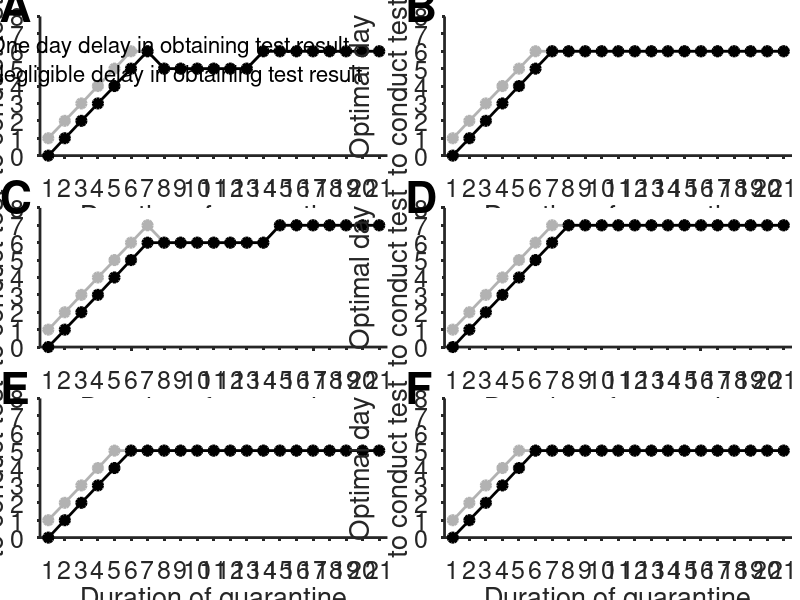

Write the MATLAB code that produced this figure.
%Produces the plot of the optimal testing day
clear;
close all;
load('TestingonDayt_21DayQ.mat')
DTest=zeros(21,1);
DCT=zeros(21,1);

DTestDelay=zeros(21,1);
DCTDelay=zeros(21,1);

tL=2.9; % Baseline latent period

for ii=1:21
    IDSLT=IDSL(tLv==tL);
    RTotT=RTot(tLv==tL);
    qmmt=qmm(tLv==tL);
    dtmmt=dtmm(tLv==tL);
    f=find(qmmt==ii);
    fc=find(qmmt==ii);
    temp=zeros(ii+1,1);
    temp2=zeros(ii+1,1);
    for jj=0:ii
        ft=find(dtmmt(f)==jj);
        temp(jj+1)=IDSLT(f(ft));
        ft=find(dtmmt(fc)==jj);
        temp2(jj+1)=RTotT(fc(ft));
    end
    DTest(ii)=find(temp==min(temp),1)-1;
    DCT(ii)=find(temp2==min(temp2),1)-1;
    
    
    temp=zeros(ii,1);
    temp2=zeros(ii,1);
    for jj=0:(ii-1)
        ft=find(dtmmt(f)==jj);
        temp(jj+1)=IDSLT(f(ft));
        ft=find(dtmmt(fc)==jj);
        temp2(jj+1)=RTotT(fc(ft));
    end
    DTestDelay(ii)=find(temp==min(temp),1)-1;
    DCTDelay(ii)=find(temp2==min(temp2),1)-1;
end

figure('units','normalized','outerposition',[0 0 1 1]);
subplot('Position',[0.05,0.740628166160081,0.434327731092437,0.231925025329279]);
p2=plot([1:21],DTest,'-o','color',[0.7 0.7 0.7],'linewidth',2,'MarkerFaceColor',[0.7 0.7 0.7],'Markersize',7); hold on
p1=plot([1:21],DTestDelay,'-ok','linewidth',2,'MarkerFaceColor','k','Markersize',7); hold on
legend([p1 p2],{'One day delay in obtaining test result','Negligible delay in obtaining test result'},'Position',[0.259628857316381,0.776306916251781,0.220588229518353,0.059270515086803])
legend boxoff
xlabel('Duration of quarantine','Fontsize',20);
ylabel({'Optimal day','to conduct test'},'Fontsize',20);
ylim([0 8]);
xlim([0.5 21.5]);
set(gca,'LineWidth',2,'tickdir','out','XTick',[1:21],'Fontsize',18,'YTick',[0:1:10]);
box off;
text(-1.876805229175696,7.714078882843338,'A','Fontsize',32,'FontWeight','bold','VerticalAlignment','baseline');

subplot('Position',[0.555672268907563,0.740628166160081,0.434327731092437,0.231925025329279]);
p2=plot([1:21],DCT,'-o','color',[0.7 0.7 0.7],'linewidth',2,'MarkerFaceColor',[0.7 0.7 0.7],'Markersize',7); hold on
p1=plot([1:21],DCTDelay,'-ok','linewidth',2,'MarkerFaceColor','k','Markersize',7); hold on

xlabel('Duration of quarantine','Fontsize',20);
ylabel({'Optimal day','to conduct test'},'Fontsize',20);
ylim([0 8]);
xlim([0.5 21.5]);
set(gca,'LineWidth',2,'tickdir','out','XTick',[1:21],'Fontsize',18,'YTick',[0:1:10]);
box off;
text(-1.876805229175696,7.714078882843338,'B','Fontsize',32,'FontWeight','bold','VerticalAlignment','baseline');


load('TestingonDayt_21DayQ.mat')
DTest=zeros(21,1);
DCT=zeros(21,1);

%%%%%%%%%%%%%%%%%%%%%%%%%%%%%%%%%%%%%%%%%%%%%%%%%%%%%%%%%%%%%5
% Shorter latent period
%%%%%%%%%%%%%%%%%%%%%%%%%%%%%%%%%%%%%%%%%%%%%%%%%%%%%%%%%%%%%5

tL=1.9; % shorter latent period

for ii=1:21
    IDSLT=IDSL(tLv==tL);
    RTotT=RTot(tLv==tL);
    qmmt=qmm(tLv==tL);
    dtmmt=dtmm(tLv==tL);
    f=find(qmmt==ii);
    fc=find(qmmt==ii);
    temp=zeros(ii+1,1);
    temp2=zeros(ii+1,1);
    for jj=0:ii
        ft=find(dtmmt(f)==jj);
        temp(jj+1)=IDSLT(f(ft));
        ft=find(dtmmt(fc)==jj);
        temp2(jj+1)=RTotT(fc(ft));
    end
    DTest(ii)=find(temp==min(temp),1)-1;
    DCT(ii)=find(temp2==min(temp2),1)-1;
    
    
    temp=zeros(ii,1);
    temp2=zeros(ii,1);
    for jj=0:(ii-1)
        ft=find(dtmmt(f)==jj);
        temp(jj+1)=IDSLT(f(ft));
        ft=find(dtmmt(fc)==jj);
        temp2(jj+1)=RTotT(fc(ft));
    end
    DTestDelay(ii)=find(temp==min(temp),1)-1;
    DCTDelay(ii)=find(temp2==min(temp2),1)-1;
end

subplot('Position',[0.05,0.4216,0.434327731092437,0.231925025329279]);
p2=plot([1:21],DTest,'-o','color',[0.7 0.7 0.7],'linewidth',2,'MarkerFaceColor',[0.7 0.7 0.7],'Markersize',7); hold on
p1=plot([1:21],DTestDelay,'-ok','linewidth',2,'MarkerFaceColor','k','Markersize',7); hold on


xlabel('Duration of quarantine','Fontsize',20);
ylabel({'Optimal day','to conduct test'},'Fontsize',20);
ylim([0 8]);
xlim([0.5 21.5]);
set(gca,'LineWidth',2,'tickdir','out','XTick',[1:21],'Fontsize',18,'YTick',[0:1:10]);
box off;
text(-1.876805229175696,7.714078882843338,'C','Fontsize',32,'FontWeight','bold','VerticalAlignment','baseline');

subplot('Position',[0.555672268907563,0.4216,0.434327731092437,0.231925025329279]);
p2=plot([1:21],DCT,'-o','color',[0.7 0.7 0.7],'linewidth',2,'MarkerFaceColor',[0.7 0.7 0.7],'Markersize',7); hold on
p1=plot([1:21],DCTDelay,'-ok','linewidth',2,'MarkerFaceColor','k','Markersize',7); hold on


xlabel('Duration of quarantine','Fontsize',20);
ylabel({'Optimal day','to conduct test'},'Fontsize',20);
ylim([0 8]);
xlim([0.5 21.5]);
set(gca,'LineWidth',2,'tickdir','out','XTick',[1:21],'Fontsize',18,'YTick',[0:1:10]);
box off;
text(-1.876805229175696,7.714078882843338,'D','Fontsize',32,'FontWeight','bold','VerticalAlignment','baseline');

load('TestingonDayt_21DayQ.mat')
DTest=zeros(21,1);
DCT=zeros(21,1);


%%%%%%%%%%%%%%%%%%%%%%%%%%%%%%%%%%%%%%%%%%%%%%%%%%%%%%%%%%%%%5
% Longer latent period
%%%%%%%%%%%%%%%%%%%%%%%%%%%%%%%%%%%%%%%%%%%%%%%%%%%%%%%%%%%%%5
tL=3.9; % longer latent period

for ii=1:21
    IDSLT=IDSL(tLv==tL);
    RTotT=RTot(tLv==tL);
    qmmt=qmm(tLv==tL);
    dtmmt=dtmm(tLv==tL);
    f=find(qmmt==ii);
    fc=find(qmmt==ii);
    temp=zeros(ii+1,1);
    temp2=zeros(ii+1,1);
    for jj=0:ii
        ft=find(dtmmt(f)==jj);
        temp(jj+1)=IDSLT(f(ft));
        ft=find(dtmmt(fc)==jj);
        temp2(jj+1)=RTotT(fc(ft));
    end
    DTest(ii)=find(temp==min(temp),1)-1;
    DCT(ii)=find(temp2==min(temp2),1)-1;
    
    
    temp=zeros(ii,1);
    temp2=zeros(ii,1);
    for jj=0:(ii-1)
        ft=find(dtmmt(f)==jj);
        temp(jj+1)=IDSLT(f(ft));
        ft=find(dtmmt(fc)==jj);
        temp2(jj+1)=RTotT(fc(ft));
    end
    DTestDelay(ii)=find(temp==min(temp),1)-1;
    DCTDelay(ii)=find(temp2==min(temp2),1)-1;
end

subplot('Position',[0.05,0.104,0.434327731092437,0.231925025329279]);
p2=plot([1:21],DTest,'-o','color',[0.7 0.7 0.7],'linewidth',2,'MarkerFaceColor',[0.7 0.7 0.7],'Markersize',7); hold on
p1=plot([1:21],DTestDelay,'-ok','linewidth',2,'MarkerFaceColor','k','Markersize',7); hold on
xlabel('Duration of quarantine','Fontsize',20);
ylabel({'Optimal day','to conduct test'},'Fontsize',20);
ylim([0 8]);
xlim([0.5 21.5]);
set(gca,'LineWidth',2,'tickdir','out','XTick',[1:21],'Fontsize',18,'YTick',[0:1:10]);
box off;
text(-1.876805229175696,7.714078882843338,'E','Fontsize',32,'FontWeight','bold','VerticalAlignment','baseline');

subplot('Position',[0.555672268907563,0.104,0.434327731092437,0.231925025329279]);
p2=plot([1:21],DCT,'-o','color',[0.7 0.7 0.7],'linewidth',2,'MarkerFaceColor',[0.7 0.7 0.7],'Markersize',7); hold on
p1=plot([1:21],DCTDelay,'-ok','linewidth',2,'MarkerFaceColor','k','Markersize',7); hold on
xlabel('Duration of quarantine','Fontsize',20);
ylabel({'Optimal day','to conduct test'},'Fontsize',20);
ylim([0 8]);
xlim([0.5 21.5]);
set(gca,'LineWidth',2,'tickdir','out','XTick',[1:21],'Fontsize',18,'YTick',[0:1:10]);
box off;
text(-1.876805229175696,7.714078882843338,'F','Fontsize',32,'FontWeight','bold','VerticalAlignment','baseline');



print(gcf,'FigureS4','-dpng','-r600');
